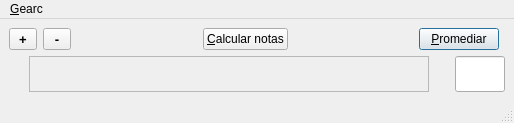
<?xml version="1.0" encoding="UTF-8"?>
<ui version="4.0">
 <author>Daniel L. Contreras Pino</author>
 <class>GEARC_MainWindow</class>
 <widget class="QMainWindow" name="GEARC_MainWindow">
  <property name="geometry">
   <rect>
    <x>0</x>
    <y>0</y>
    <width>512</width>
    <height>123</height>
   </rect>
  </property>
  <property name="sizePolicy">
   <sizepolicy hsizetype="Preferred" vsizetype="Preferred">
    <horstretch>0</horstretch>
    <verstretch>0</verstretch>
   </sizepolicy>
  </property>
  <property name="windowTitle">
   <string notr="true">GEARC</string>
  </property>
  <widget class="QWidget" name="centralwidget">
   <layout class="QGridLayout" name="gridLayout">
    <item row="1" column="0" colspan="7">
     <layout class="QHBoxLayout" name="horizontalLayout_3">
      <item>
       <spacer name="horizontalSpacer_4">
        <property name="orientation">
         <enum>Qt::Horizontal</enum>
        </property>
        <property name="sizeType">
         <enum>QSizePolicy::Fixed</enum>
        </property>
        <property name="sizeHint" stdset="0">
         <size>
          <width>20</width>
          <height>20</height>
         </size>
        </property>
       </spacer>
      </item>
      <item>
       <widget class="QFrame" name="frame_notas">
        <property name="sizePolicy">
         <sizepolicy hsizetype="Expanding" vsizetype="Expanding">
          <horstretch>0</horstretch>
          <verstretch>0</verstretch>
         </sizepolicy>
        </property>
        <property name="minimumSize">
         <size>
          <width>400</width>
          <height>0</height>
         </size>
        </property>
        <property name="toolTip">
         <string>Aquí se muestran las notas que vaya agregando.</string>
        </property>
        <property name="frameShape">
         <enum>QFrame::StyledPanel</enum>
        </property>
        <property name="frameShadow">
         <enum>QFrame::Sunken</enum>
        </property>
        <layout class="QHBoxLayout" name="layout_notas"/>
       </widget>
      </item>
      <item>
       <spacer name="horizontalSpacer_2">
        <property name="orientation">
         <enum>Qt::Horizontal</enum>
        </property>
        <property name="sizeType">
         <enum>QSizePolicy::Fixed</enum>
        </property>
        <property name="sizeHint" stdset="0">
         <size>
          <width>20</width>
          <height>20</height>
         </size>
        </property>
       </spacer>
      </item>
      <item>
       <widget class="QLineEdit" name="lne_promedio">
        <property name="sizePolicy">
         <sizepolicy hsizetype="Expanding" vsizetype="Expanding">
          <horstretch>0</horstretch>
          <verstretch>0</verstretch>
         </sizepolicy>
        </property>
        <property name="minimumSize">
         <size>
          <width>50</width>
          <height>0</height>
         </size>
        </property>
        <property name="maximumSize">
         <size>
          <width>60</width>
          <height>16777215</height>
         </size>
        </property>
        <property name="font">
         <font>
          <pointsize>12</pointsize>
          <weight>75</weight>
          <bold>true</bold>
         </font>
        </property>
        <property name="focusPolicy">
         <enum>Qt::NoFocus</enum>
        </property>
        <property name="inputMask">
         <string notr="true"/>
        </property>
        <property name="text">
         <string notr="true"/>
        </property>
        <property name="alignment">
         <set>Qt::AlignCenter</set>
        </property>
        <property name="readOnly">
         <bool>true</bool>
        </property>
       </widget>
      </item>
     </layout>
    </item>
    <item row="0" column="3">
     <widget class="QPushButton" name="btn_calcular">
      <property name="toolTip">
       <string>Calcula las notas necesarias para alcanzar un promedio dado.</string>
      </property>
      <property name="text">
       <string>&amp;Calcular notas</string>
      </property>
     </widget>
    </item>
    <item row="0" column="2">
     <spacer name="horizontalSpacer_3">
      <property name="orientation">
       <enum>Qt::Horizontal</enum>
      </property>
      <property name="sizeType">
       <enum>QSizePolicy::Expanding</enum>
      </property>
      <property name="sizeHint" stdset="0">
       <size>
        <width>30</width>
        <height>20</height>
       </size>
      </property>
     </spacer>
    </item>
    <item row="0" column="5">
     <widget class="QPushButton" name="btn_promediar">
      <property name="toolTip">
       <string>Calcula el promedio (media aritmética) de las notas</string>
      </property>
      <property name="text">
       <string>&amp;Promediar</string>
      </property>
      <property name="autoDefault">
       <bool>true</bool>
      </property>
      <property name="default">
       <bool>true</bool>
      </property>
     </widget>
    </item>
    <item row="0" column="4">
     <spacer name="horizontalSpacer">
      <property name="orientation">
       <enum>Qt::Horizontal</enum>
      </property>
      <property name="sizeType">
       <enum>QSizePolicy::Expanding</enum>
      </property>
      <property name="sizeHint" stdset="0">
       <size>
        <width>60</width>
        <height>20</height>
       </size>
      </property>
     </spacer>
    </item>
    <item row="0" column="0">
     <widget class="QToolButton" name="btn_agregarnota">
      <property name="sizePolicy">
       <sizepolicy hsizetype="Fixed" vsizetype="Fixed">
        <horstretch>0</horstretch>
        <verstretch>0</verstretch>
       </sizepolicy>
      </property>
      <property name="minimumSize">
       <size>
        <width>28</width>
        <height>0</height>
       </size>
      </property>
      <property name="maximumSize">
       <size>
        <width>28</width>
        <height>16777215</height>
       </size>
      </property>
      <property name="font">
       <font>
        <pointsize>10</pointsize>
        <weight>75</weight>
        <bold>true</bold>
       </font>
      </property>
      <property name="toolTip">
       <string>Agrega una nueva calificación.</string>
      </property>
      <property name="text">
       <string notr="true">+</string>
      </property>
     </widget>
    </item>
    <item row="0" column="1">
     <widget class="QToolButton" name="btn_eliminanota">
      <property name="sizePolicy">
       <sizepolicy hsizetype="Fixed" vsizetype="Fixed">
        <horstretch>0</horstretch>
        <verstretch>0</verstretch>
       </sizepolicy>
      </property>
      <property name="minimumSize">
       <size>
        <width>28</width>
        <height>0</height>
       </size>
      </property>
      <property name="maximumSize">
       <size>
        <width>28</width>
        <height>16777215</height>
       </size>
      </property>
      <property name="font">
       <font>
        <pointsize>10</pointsize>
        <weight>75</weight>
        <bold>true</bold>
       </font>
      </property>
      <property name="toolTip">
       <string>Elimina una calificación.</string>
      </property>
      <property name="text">
       <string notr="true">-</string>
      </property>
     </widget>
    </item>
   </layout>
  </widget>
  <widget class="QMenuBar" name="menubar">
   <property name="geometry">
    <rect>
     <x>0</x>
     <y>0</y>
     <width>512</width>
     <height>22</height>
    </rect>
   </property>
   <widget class="QMenu" name="menu_Archivo">
    <property name="title">
     <string>&amp;Gearc</string>
    </property>
    <addaction name="separator"/>
    <addaction name="menu_Salir"/>
   </widget>
   <addaction name="menu_Archivo"/>
  </widget>
  <widget class="QStatusBar" name="statusbar"/>
  <action name="menu_Salir">
   <property name="text">
    <string>&amp;Salir</string>
   </property>
  </action>
 </widget>
 <tabstops>
  <tabstop>btn_agregarnota</tabstop>
  <tabstop>btn_eliminanota</tabstop>
  <tabstop>btn_calcular</tabstop>
  <tabstop>btn_promediar</tabstop>
  <tabstop>lne_promedio</tabstop>
 </tabstops>
 <resources/>
 <connections/>
</ui>
